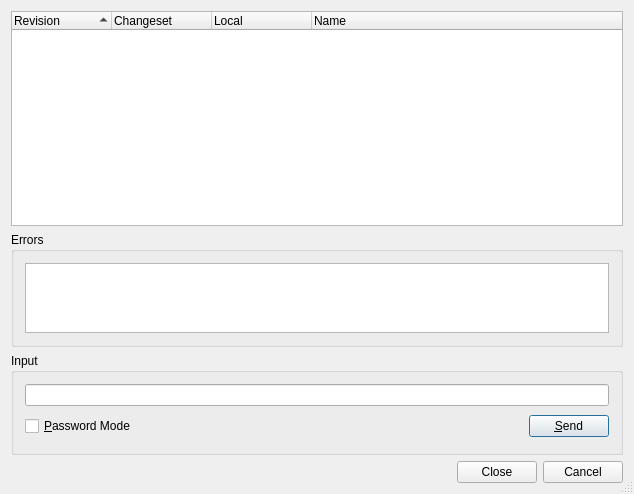
<?xml version="1.0" encoding="UTF-8"?>
<ui version="4.0">
 <class>HgTagBranchListDialog</class>
 <widget class="QDialog" name="HgTagBranchListDialog">
  <property name="geometry">
   <rect>
    <x>0</x>
    <y>0</y>
    <width>634</width>
    <height>494</height>
   </rect>
  </property>
  <property name="windowTitle">
   <string>Mercurial Tag List</string>
  </property>
  <property name="whatsThis">
   <string>&lt;b&gt;Mercurial Tag/Branch List&lt;/b&gt;
&lt;p&gt;This dialog shows a list of the projects tags or branches.&lt;/p&gt;</string>
  </property>
  <property name="sizeGripEnabled">
   <bool>true</bool>
  </property>
  <layout class="QVBoxLayout">
   <item>
    <widget class="QTreeWidget" name="tagList">
     <property name="sizePolicy">
      <sizepolicy hsizetype="Expanding" vsizetype="Expanding">
       <horstretch>0</horstretch>
       <verstretch>2</verstretch>
      </sizepolicy>
     </property>
     <property name="focusPolicy">
      <enum>Qt::NoFocus</enum>
     </property>
     <property name="whatsThis">
      <string>&lt;b&gt;Tag/Branches List&lt;/b&gt;
&lt;p&gt;This shows a list of the projects tags or branches.&lt;/p&gt;</string>
     </property>
     <property name="alternatingRowColors">
      <bool>true</bool>
     </property>
     <property name="rootIsDecorated">
      <bool>false</bool>
     </property>
     <property name="itemsExpandable">
      <bool>false</bool>
     </property>
     <property name="sortingEnabled">
      <bool>true</bool>
     </property>
     <column>
      <property name="text">
       <string>Revision</string>
      </property>
     </column>
     <column>
      <property name="text">
       <string>Changeset</string>
      </property>
     </column>
     <column>
      <property name="text">
       <string>Local</string>
      </property>
     </column>
     <column>
      <property name="text">
       <string>Name</string>
      </property>
     </column>
    </widget>
   </item>
   <item>
    <widget class="QGroupBox" name="errorGroup">
     <property name="sizePolicy">
      <sizepolicy hsizetype="Preferred" vsizetype="Expanding">
       <horstretch>0</horstretch>
       <verstretch>1</verstretch>
      </sizepolicy>
     </property>
     <property name="title">
      <string>Errors</string>
     </property>
     <layout class="QVBoxLayout">
      <item>
       <widget class="QTextEdit" name="errors">
        <property name="focusPolicy">
         <enum>Qt::NoFocus</enum>
        </property>
        <property name="readOnly">
         <bool>true</bool>
        </property>
        <property name="acceptRichText">
         <bool>false</bool>
        </property>
       </widget>
      </item>
     </layout>
    </widget>
   </item>
   <item>
    <widget class="QGroupBox" name="inputGroup">
     <property name="title">
      <string>Input</string>
     </property>
     <layout class="QGridLayout">
      <item row="1" column="1">
       <spacer>
        <property name="orientation">
         <enum>Qt::Horizontal</enum>
        </property>
        <property name="sizeType">
         <enum>QSizePolicy::Expanding</enum>
        </property>
        <property name="sizeHint" stdset="0">
         <size>
          <width>327</width>
          <height>29</height>
         </size>
        </property>
       </spacer>
      </item>
      <item row="1" column="2">
       <widget class="QPushButton" name="sendButton">
        <property name="toolTip">
         <string>Press to send the input to the hg process</string>
        </property>
        <property name="text">
         <string>&amp;Send</string>
        </property>
        <property name="shortcut">
         <string>Alt+S</string>
        </property>
       </widget>
      </item>
      <item row="0" column="0" colspan="3">
       <widget class="QLineEdit" name="input">
        <property name="toolTip">
         <string>Enter data to be sent to the hg process</string>
        </property>
       </widget>
      </item>
      <item row="1" column="0">
       <widget class="QCheckBox" name="passwordCheckBox">
        <property name="toolTip">
         <string>Select to switch the input field to password mode</string>
        </property>
        <property name="text">
         <string>&amp;Password Mode</string>
        </property>
        <property name="shortcut">
         <string>Alt+P</string>
        </property>
       </widget>
      </item>
     </layout>
    </widget>
   </item>
   <item>
    <widget class="QDialogButtonBox" name="buttonBox">
     <property name="orientation">
      <enum>Qt::Horizontal</enum>
     </property>
     <property name="standardButtons">
      <set>QDialogButtonBox::Cancel|QDialogButtonBox::Close</set>
     </property>
    </widget>
   </item>
  </layout>
 </widget>
 <layoutdefault spacing="6" margin="11"/>
 <pixmapfunction>qPixmapFromMimeSource</pixmapfunction>
 <tabstops>
  <tabstop>input</tabstop>
  <tabstop>passwordCheckBox</tabstop>
  <tabstop>sendButton</tabstop>
 </tabstops>
 <resources/>
 <connections/>
</ui>
